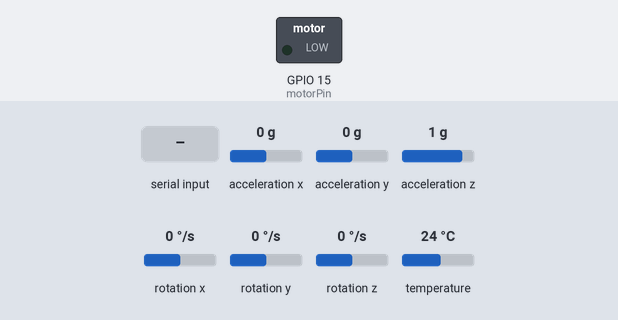
A sketch run on a simulated ESP32. Shown: switched loads named in the sketch (green lamp = pin HIGH). Inputs (shaded band) come from the test bench; at power-on: acceleration x 0 g, acceleration y 0 g, acceleration z 1 g, rotation x 0 °/s, rotation y 0 °/s, rotation z 0 °/s, temperature 24 °C. Nothing arrives over Bluetooth unless stated; what the sketch prints to the serial monitor is not drawn.

Above: at 1.3 s.
1.4 s: "P" received over the second serial link
At 2.8 s:
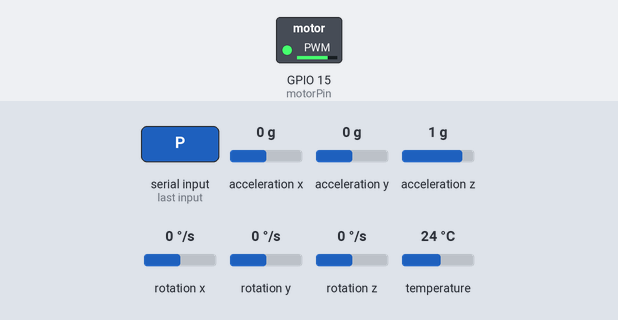
3.1 s: "M" received over the second serial link
At 4.3 s:
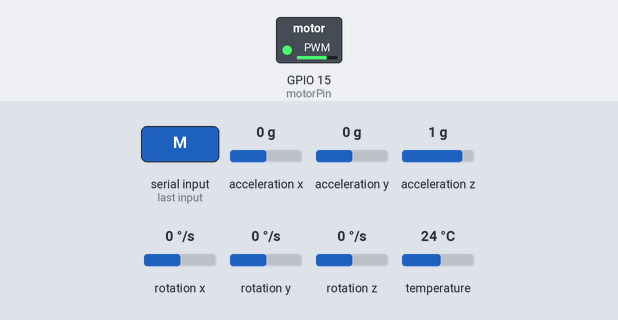
Timing chart, 0 to 6.1 s (numbered marks = the images above; inputs shaded):
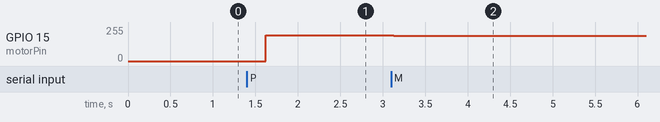

Measured:
- after the input at 1.4 s, GPIO 15 (motorPin): 0/255 → 194/255 after 0.22 s
- after the input at 3.1 s, GPIO 15 (motorPin): 194/255 → 189/255 at once

The sketch:

ESP32MPU6050v2wire.ino
```cpp
// Basic demo for accelerometer readings from Adafruit MPU6050

// ESP32 Guide: https://RandomNerdTutorials.com/esp32-mpu-6050-accelerometer-gyroscope-arduino/
// ESP8266 Guide: https://RandomNerdTutorials.com/esp8266-nodemcu-mpu-6050-accelerometer-gyroscope-arduino/
// Arduino Guide: https://RandomNerdTutorials.com/arduino-mpu-6050-accelerometer-gyroscope/

#include <Adafruit_MPU6050.h>
#include <Adafruit_Sensor.h>
#include <Wire.h>


#define I2C_SDA 23
#define I2C_SCL 18


#include "BluetoothSerial.h"

#if !defined(CONFIG_BT_ENABLED) || !defined(CONFIG_BLUEDROID_ENABLED)
#error Bluetooth is not enabled! Please run `make menuconfig` to and enable it
#endif

int motorPin = 15;
int motorSpeed = 190;


// Setting PWM properties
const int freq = 30000;
const int pwmChannel = 0;
const int resolution = 8;
int dutyCycle = 200;

BluetoothSerial SerialBT;

TwoWire I2CBME = TwoWire(0);

bool startSending = 0;

Adafruit_MPU6050 mpu;

void setup(void) {
  Serial.begin(115200);
  while (!Serial)
    delay(10); // will pause Zero, Leonardo, etc until serial console opens


  pinMode(motorPin, OUTPUT);
  // configure LED PWM functionalitites
  ledcSetup(pwmChannel, freq, resolution);

  // attach the channel to the GPIO to be controlled
  ledcAttachPin(motorPin, pwmChannel);


  SerialBT.begin("ESP32test"); //Bluetooth device name
  Serial.println("The device started, now you can pair it with bluetooth!");


  Serial.println("Adafruit MPU6050 test!");

  I2CBME.begin(I2C_SDA, I2C_SCL, 100000);


  // Try to initialize!
  if (!mpu.begin(MPU6050_I2CADDR_DEFAULT, &I2CBME, 0  )  ) {
    Serial.println("Failed to find MPU6050 chip");
    while (1) {
      delay(10);
    }
  }
  Serial.println("MPU6050 Found!");

  mpu.setAccelerometerRange(MPU6050_RANGE_8_G);
  Serial.print("Accelerometer range set to: ");
  switch (mpu.getAccelerometerRange()) {
  case MPU6050_RANGE_2_G:
    Serial.println("+-2G");
    break;
  case MPU6050_RANGE_4_G:
    Serial.println("+-4G");
    break;
  case MPU6050_RANGE_8_G:
    Serial.println("+-8G");
    break;
  case MPU6050_RANGE_16_G:
    Serial.println("+-16G");
    break;
  }
  mpu.setGyroRange(MPU6050_RANGE_500_DEG);
  Serial.print("Gyro range set to: ");
  switch (mpu.getGyroRange()) {
  case MPU6050_RANGE_250_DEG:
    Serial.println("+- 250 deg/s");
    break;
  case MPU6050_RANGE_500_DEG:
    Serial.println("+- 500 deg/s");
    break;
  case MPU6050_RANGE_1000_DEG:
    Serial.println("+- 1000 deg/s");
    break;
  case MPU6050_RANGE_2000_DEG:
    Serial.println("+- 2000 deg/s");
    break;
  }

  mpu.setFilterBandwidth(MPU6050_BAND_5_HZ);
  Serial.print("Filter bandwidth set to: ");
  switch (mpu.getFilterBandwidth()) {
  case MPU6050_BAND_260_HZ:
    Serial.println("260 Hz");
    break;
  case MPU6050_BAND_184_HZ:
    Serial.println("184 Hz");
    break;
  case MPU6050_BAND_94_HZ:
    Serial.println("94 Hz");
    break;
  case MPU6050_BAND_44_HZ:
    Serial.println("44 Hz");
    break;
  case MPU6050_BAND_21_HZ:
    Serial.println("21 Hz");
    break;
  case MPU6050_BAND_10_HZ:
    Serial.println("10 Hz");
    break;
  case MPU6050_BAND_5_HZ:
    Serial.println("5 Hz");
    break;
  }

  Serial.println("");
  delay(100);
}

void loop() {
  /* Get new sensor events with the readings */
  sensors_event_t a, g, temp;
  mpu.getEvent(&a, &g, &temp);

  float sum = 0;
  /* Print out the values */
  /*
  Serial.print("Acceleration X: ");
  Serial.print(a.acceleration.x);
  Serial.print(", Y: ");
  Serial.print(a.acceleration.y);
  Serial.print(", Z: ");
  Serial.print(a.acceleration.z);
  Serial.println(" m/s^2");
*/

  sum = a.acceleration.x * a.acceleration.x;
  sum += a.acceleration.y * a.acceleration.y;
  sum += a.acceleration.z * a.acceleration.z;

/*
  Serial.print("Rotation X: ");
  Serial.print(g.gyro.x);
  Serial.print(", Y: ");
  Serial.print(g.gyro.y);
  Serial.print(", Z: ");
  Serial.print(g.gyro.z);
  Serial.println(" rad/s");

  Serial.print("Temperature: ");
  Serial.print(temp.temperature);
  Serial.println(" degC");

  Serial.println("");
*/
  if (Serial.available()) {
    SerialBT.write(Serial.read());
  }
  if (SerialBT.available()) {

     int fred = SerialBT.read();
     if ((fred >96 ) && (fred<123)){
        fred = fred - 32;
     }
      startSending = 1;


    if (fred==80){
      motorSpeed+=5;
    }
    if (fred==77){
      motorSpeed-=5;
    }
    if (fred==83){
      motorSpeed = 200;
    }
    if (fred==90){
      motorSpeed = 0;
    }
    if(motorSpeed<0){
      motorSpeed=0;
    }
    if(motorSpeed>255){
      motorSpeed=255;
    }

    SerialBT.write(fred);
  }

  if(startSending){
/*
    SerialBT.print("Acceleration X: ");
    SerialBT.print(a.acceleration.x);
    SerialBT.print(", Y: ");
    SerialBT.print(a.acceleration.y);
    SerialBT.print(", Z: ");
    SerialBT.print(a.acceleration.z);
    SerialBT.println(" m/s^2");
*/

    //analogWrite(motorPin, motorSpeed);
    //ledcWrite(pwmChannel, dutyCycle);
    ledcWrite(pwmChannel, motorSpeed);

    SerialBT.print("Acceleration Squared: ");
    SerialBT.println(sum);
    SerialBT.print("motorSpeed: ");
    SerialBT.println(motorSpeed);

  }


  delay(500);
}
```
